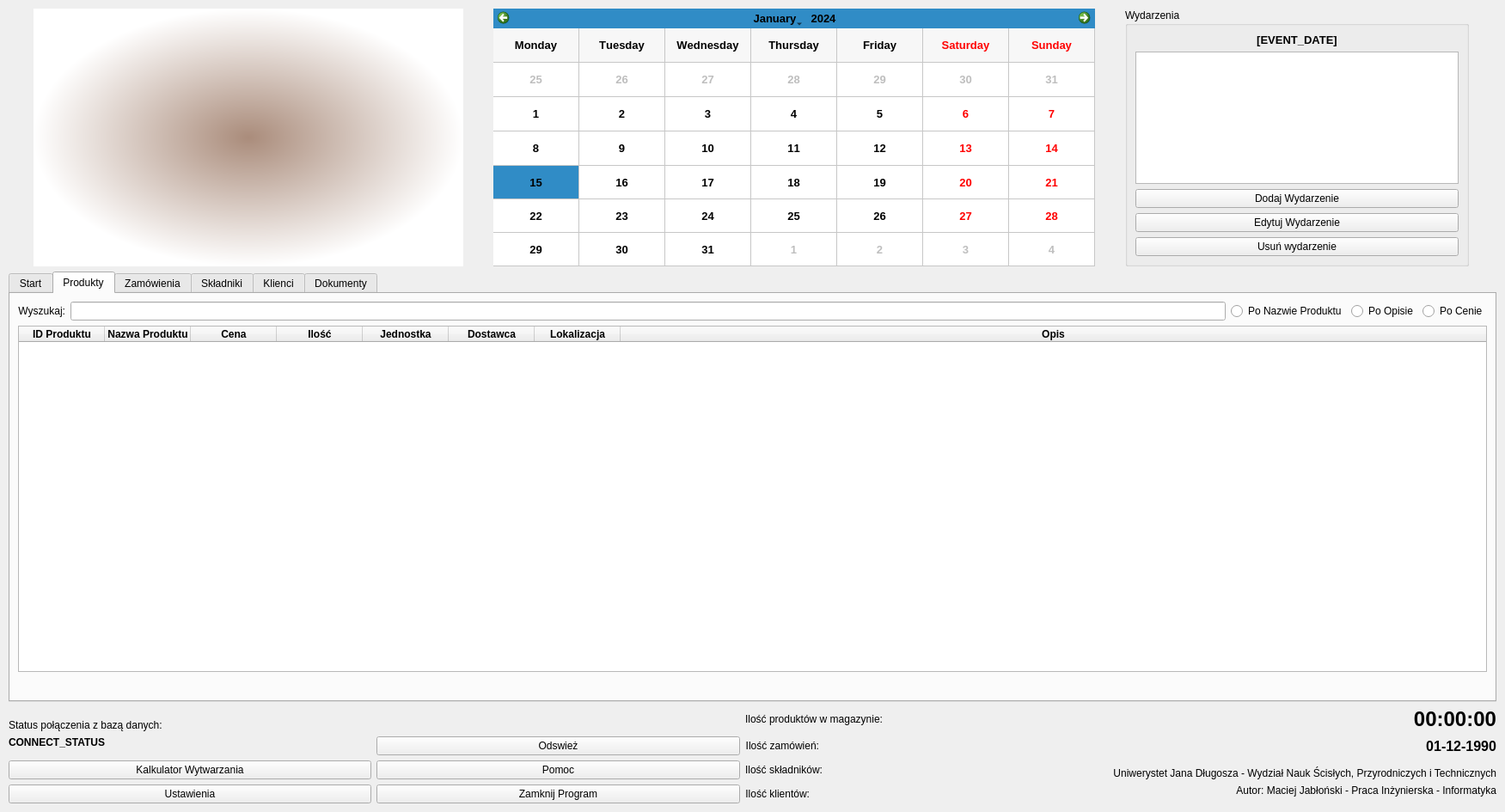
<?xml version="1.0" encoding="UTF-8"?>
<ui version="4.0">
 <class>Form</class>
 <widget class="QWidget" name="Form">
  <property name="geometry">
   <rect>
    <x>0</x>
    <y>0</y>
    <width>1751</width>
    <height>945</height>
   </rect>
  </property>
  <property name="sizePolicy">
   <sizepolicy hsizetype="Expanding" vsizetype="Expanding">
    <horstretch>0</horstretch>
    <verstretch>0</verstretch>
   </sizepolicy>
  </property>
  <property name="focusPolicy">
   <enum>Qt::StrongFocus</enum>
  </property>
  <property name="windowTitle">
   <string>Form</string>
  </property>
  <layout class="QVBoxLayout" name="verticalLayout_2">
   <property name="leftMargin">
    <number>10</number>
   </property>
   <property name="topMargin">
    <number>10</number>
   </property>
   <property name="rightMargin">
    <number>10</number>
   </property>
   <property name="bottomMargin">
    <number>10</number>
   </property>
   <item>
    <layout class="QVBoxLayout" name="verticalLayout">
     <property name="sizeConstraint">
      <enum>QLayout::SetDefaultConstraint</enum>
     </property>
     <item>
      <layout class="QHBoxLayout" name="horizontalLayout_2">
       <item>
        <widget class="QLabel" name="label">
         <property name="enabled">
          <bool>true</bool>
         </property>
         <property name="sizePolicy">
          <sizepolicy hsizetype="Minimum" vsizetype="Minimum">
           <horstretch>0</horstretch>
           <verstretch>0</verstretch>
          </sizepolicy>
         </property>
         <property name="minimumSize">
          <size>
           <width>200</width>
           <height>300</height>
          </size>
         </property>
         <property name="maximumSize">
          <size>
           <width>500</width>
           <height>300</height>
          </size>
         </property>
         <property name="font">
          <font>
           <weight>50</weight>
           <bold>false</bold>
          </font>
         </property>
         <property name="toolTip">
          <string/>
         </property>
         <property name="layoutDirection">
          <enum>Qt::LeftToRight</enum>
         </property>
         <property name="autoFillBackground">
          <bool>false</bool>
         </property>
         <property name="styleSheet">
          <string notr="true">background-color: qradialgradient(spread:pad, cx:0.5, cy:0.5, radius:0.5, fx:0.5, fy:0.5, stop:0 rgba(170, 140, 123, 255), stop:1 rgba(255, 255, 255, 255));</string>
         </property>
         <property name="frameShape">
          <enum>QFrame::NoFrame</enum>
         </property>
         <property name="frameShadow">
          <enum>QFrame::Plain</enum>
         </property>
         <property name="lineWidth">
          <number>6</number>
         </property>
         <property name="text">
          <string/>
         </property>
         <property name="pixmap">
          <pixmap>teapot.gif</pixmap>
         </property>
         <property name="scaledContents">
          <bool>false</bool>
         </property>
         <property name="alignment">
          <set>Qt::AlignCenter</set>
         </property>
         <property name="wordWrap">
          <bool>true</bool>
         </property>
         <property name="margin">
          <number>0</number>
         </property>
         <property name="indent">
          <number>-1</number>
         </property>
         <property name="openExternalLinks">
          <bool>false</bool>
         </property>
        </widget>
       </item>
       <item>
        <widget class="QCalendarWidget" name="calendarWidget">
         <property name="enabled">
          <bool>true</bool>
         </property>
         <property name="sizePolicy">
          <sizepolicy hsizetype="Minimum" vsizetype="Minimum">
           <horstretch>200</horstretch>
           <verstretch>200</verstretch>
          </sizepolicy>
         </property>
         <property name="minimumSize">
          <size>
           <width>700</width>
           <height>300</height>
          </size>
         </property>
         <property name="maximumSize">
          <size>
           <width>400</width>
           <height>300</height>
          </size>
         </property>
         <property name="sizeIncrement">
          <size>
           <width>0</width>
           <height>0</height>
          </size>
         </property>
         <property name="baseSize">
          <size>
           <width>0</width>
           <height>0</height>
          </size>
         </property>
         <property name="font">
          <font>
           <pointsize>10</pointsize>
           <weight>75</weight>
           <bold>true</bold>
           <underline>false</underline>
           <strikeout>false</strikeout>
           <kerning>false</kerning>
          </font>
         </property>
         <property name="cursor">
          <cursorShape>PointingHandCursor</cursorShape>
         </property>
         <property name="mouseTracking">
          <bool>true</bool>
         </property>
         <property name="focusPolicy">
          <enum>Qt::NoFocus</enum>
         </property>
         <property name="styleSheet">
          <string notr="true">selection-color: qconicalgradient(cx:0, cy:0, angle:135, stop:0 rgba(255, 255, 0, 69), stop:0.375 rgba(255, 255, 0, 69), stop:0.423533 rgba(251, 255, 0, 145), stop:0.45 rgba(247, 255, 0, 208), stop:0.477581 rgba(255, 244, 71, 130), stop:0.518717 rgba(255, 218, 71, 130), stop:0.55 rgba(255, 255, 0, 255), stop:0.57754 rgba(255, 203, 0, 130), stop:0.625 rgba(255, 255, 0, 69), stop:1 rgba(255, 255, 0, 69));
selection-background-color: qconicalgradient(cx:0.493, cy:1, angle:328.6, stop:0 rgba(35, 40, 3, 255), stop:0.16 rgba(136, 106, 22, 255), stop:0.225 rgba(166, 140, 41, 255), stop:0.285 rgba(204, 181, 74, 255), stop:0.345 rgba(235, 219, 102, 255), stop:0.415 rgba(245, 236, 112, 255), stop:0.52 rgba(209, 190, 76, 255), stop:0.57 rgba(187, 156, 51, 255), stop:0.635 rgba(168, 142, 42, 255), stop:0.695 rgba(202, 174, 68, 255), stop:0.75 rgba(218, 202, 86, 255), stop:0.815 rgba(208, 187, 73, 255), stop:0.88 rgba(187, 156, 51, 255), stop:0.935 rgba(137, 108, 26, 255), stop:1 rgba(35, 40, 3, 255));
</string>
         </property>
         <property name="gridVisible">
          <bool>true</bool>
         </property>
         <property name="horizontalHeaderFormat">
          <enum>QCalendarWidget::LongDayNames</enum>
         </property>
         <property name="verticalHeaderFormat">
          <enum>QCalendarWidget::NoVerticalHeader</enum>
         </property>
         <property name="navigationBarVisible">
          <bool>true</bool>
         </property>
         <property name="dateEditEnabled">
          <bool>false</bool>
         </property>
        </widget>
       </item>
       <item>
        <widget class="QGroupBox" name="groupBoxNote">
         <property name="sizePolicy">
          <sizepolicy hsizetype="Minimum" vsizetype="Minimum">
           <horstretch>0</horstretch>
           <verstretch>0</verstretch>
          </sizepolicy>
         </property>
         <property name="minimumSize">
          <size>
           <width>0</width>
           <height>300</height>
          </size>
         </property>
         <property name="maximumSize">
          <size>
           <width>400</width>
           <height>300</height>
          </size>
         </property>
         <property name="title">
          <string>Wydarzenia</string>
         </property>
         <layout class="QVBoxLayout" name="verticalLayout_7">
          <item>
           <widget class="QLabel" name="EVENT_DATE">
            <property name="font">
             <font>
              <pointsize>10</pointsize>
              <weight>75</weight>
              <bold>true</bold>
             </font>
            </property>
            <property name="text">
             <string>[EVENT_DATE]</string>
            </property>
            <property name="alignment">
             <set>Qt::AlignCenter</set>
            </property>
           </widget>
          </item>
          <item>
           <layout class="QVBoxLayout" name="verticalLayout_6">
            <item>
             <widget class="QListWidget" name="listWidgetEvent"/>
            </item>
           </layout>
          </item>
          <item>
           <widget class="QPushButton" name="pushButtonAddEvent">
            <property name="text">
             <string>Dodaj Wydarzenie</string>
            </property>
           </widget>
          </item>
          <item>
           <widget class="QPushButton" name="pushButtonEditEvent">
            <property name="text">
             <string>Edytuj Wydarzenie</string>
            </property>
           </widget>
          </item>
          <item>
           <widget class="QPushButton" name="pushButtonDelEvent">
            <property name="text">
             <string>Usuń wydarzenie</string>
            </property>
           </widget>
          </item>
         </layout>
        </widget>
       </item>
      </layout>
     </item>
     <item>
      <widget class="QTabWidget" name="tableAll">
       <property name="sizePolicy">
        <sizepolicy hsizetype="MinimumExpanding" vsizetype="Expanding">
         <horstretch>0</horstretch>
         <verstretch>0</verstretch>
        </sizepolicy>
       </property>
       <property name="focusPolicy">
        <enum>Qt::StrongFocus</enum>
       </property>
       <property name="currentIndex">
        <number>1</number>
       </property>
       <widget class="QWidget" name="tabStart">
        <attribute name="title">
         <string>Start</string>
        </attribute>
        <widget class="QWidget" name="layoutWidget">
         <property name="geometry">
          <rect>
           <x>180</x>
           <y>20</y>
           <width>1096</width>
           <height>226</height>
          </rect>
         </property>
         <layout class="QGridLayout" name="gridLayout_10">
          <item row="0" column="0">
           <widget class="QLabel" name="ujd_logo">
            <property name="enabled">
             <bool>true</bool>
            </property>
            <property name="sizePolicy">
             <sizepolicy hsizetype="Fixed" vsizetype="Fixed">
              <horstretch>0</horstretch>
              <verstretch>0</verstretch>
             </sizepolicy>
            </property>
            <property name="maximumSize">
             <size>
              <width>100</width>
              <height>100</height>
             </size>
            </property>
            <property name="cursor">
             <cursorShape>PointingHandCursor</cursorShape>
            </property>
            <property name="focusPolicy">
             <enum>Qt::StrongFocus</enum>
            </property>
            <property name="frameShape">
             <enum>QFrame::WinPanel</enum>
            </property>
            <property name="frameShadow">
             <enum>QFrame::Raised</enum>
            </property>
            <property name="text">
             <string/>
            </property>
            <property name="pixmap">
             <pixmap>ujd_logo.png</pixmap>
            </property>
            <property name="scaledContents">
             <bool>true</bool>
            </property>
            <property name="alignment">
             <set>Qt::AlignCenter</set>
            </property>
            <property name="wordWrap">
             <bool>false</bool>
            </property>
           </widget>
          </item>
          <item row="1" column="0">
           <widget class="QLabel" name="label_6">
            <property name="font">
             <font>
              <family>Times New Roman</family>
              <pointsize>18</pointsize>
              <weight>75</weight>
              <bold>true</bold>
             </font>
            </property>
            <property name="focusPolicy">
             <enum>Qt::StrongFocus</enum>
            </property>
            <property name="text">
             <string>Temat: Bazodanowy program magazynowy z GUI napisany obiektowo w języku Python</string>
            </property>
           </widget>
          </item>
          <item row="2" column="0">
           <widget class="QLabel" name="label_7">
            <property name="font">
             <font>
              <family>Times New Roman</family>
              <pointsize>18</pointsize>
             </font>
            </property>
            <property name="text">
             <string>Autor: Maciej Jabłoński</string>
            </property>
           </widget>
          </item>
          <item row="3" column="0">
           <widget class="QLabel" name="label_8">
            <property name="font">
             <font>
              <family>Times New Roman</family>
              <pointsize>18</pointsize>
             </font>
            </property>
            <property name="text">
             <string>Promotor: dr hab. Andrzej Zbrzezny</string>
            </property>
           </widget>
          </item>
         </layout>
        </widget>
       </widget>
       <widget class="QWidget" name="tabMagazine">
        <property name="autoFillBackground">
         <bool>false</bool>
        </property>
        <attribute name="title">
         <string>Produkty</string>
        </attribute>
        <layout class="QGridLayout" name="gridLayout_2">
         <item row="1" column="0">
          <widget class="QWidget" name="gridWidget_2" native="true">
           <property name="enabled">
            <bool>true</bool>
           </property>
           <property name="sizePolicy">
            <sizepolicy hsizetype="Maximum" vsizetype="Maximum">
             <horstretch>0</horstretch>
             <verstretch>0</verstretch>
            </sizepolicy>
           </property>
           <property name="layoutDirection">
            <enum>Qt::LeftToRight</enum>
           </property>
           <property name="autoFillBackground">
            <bool>false</bool>
           </property>
           <layout class="QGridLayout" name="gridLayout"/>
          </widget>
         </item>
         <item row="0" column="0">
          <layout class="QGridLayout" name="gridLayout_6">
           <item row="1" column="5">
            <widget class="QRadioButton" name="search_by_supplierRadioButton">
             <property name="text">
              <string>Po Opisie</string>
             </property>
            </widget>
           </item>
           <item row="1" column="4">
            <widget class="QRadioButton" name="search_by_nameRadioButton">
             <property name="text">
              <string>Po Nazwie Produktu</string>
             </property>
            </widget>
           </item>
           <item row="1" column="3">
            <widget class="QLineEdit" name="lineEdit"/>
           </item>
           <item row="1" column="2">
            <widget class="QLabel" name="label_Wyszukaj">
             <property name="text">
              <string>Wyszukaj:</string>
             </property>
             <property name="alignment">
              <set>Qt::AlignRight|Qt::AlignTrailing|Qt::AlignVCenter</set>
             </property>
            </widget>
           </item>
           <item row="2" column="2" colspan="5">
            <widget class="QTableWidget" name="tableWidget">
             <property name="font">
              <font>
               <pointsize>9</pointsize>
              </font>
             </property>
             <property name="cursor" stdset="0">
              <cursorShape>PointingHandCursor</cursorShape>
             </property>
             <property name="sortingEnabled">
              <bool>false</bool>
             </property>
             <attribute name="horizontalHeaderShowSortIndicator" stdset="0">
              <bool>false</bool>
             </attribute>
             <attribute name="horizontalHeaderStretchLastSection">
              <bool>true</bool>
             </attribute>
             <attribute name="verticalHeaderCascadingSectionResizes">
              <bool>true</bool>
             </attribute>
             <attribute name="verticalHeaderShowSortIndicator" stdset="0">
              <bool>false</bool>
             </attribute>
             <attribute name="verticalHeaderStretchLastSection">
              <bool>false</bool>
             </attribute>
             <column>
              <property name="text">
               <string>ID Produktu</string>
              </property>
              <property name="font">
               <font>
                <weight>75</weight>
                <bold>true</bold>
               </font>
              </property>
             </column>
             <column>
              <property name="text">
               <string>Nazwa Produktu</string>
              </property>
              <property name="font">
               <font>
                <weight>75</weight>
                <bold>true</bold>
               </font>
              </property>
             </column>
             <column>
              <property name="text">
               <string>Cena</string>
              </property>
              <property name="font">
               <font>
                <weight>75</weight>
                <bold>true</bold>
               </font>
              </property>
             </column>
             <column>
              <property name="text">
               <string extracomment="Ilość dostępnych sztuk produktu">Ilość</string>
              </property>
              <property name="font">
               <font>
                <weight>75</weight>
                <bold>true</bold>
               </font>
              </property>
             </column>
             <column>
              <property name="text">
               <string>Jednostka</string>
              </property>
              <property name="font">
               <font>
                <weight>75</weight>
                <bold>true</bold>
               </font>
              </property>
             </column>
             <column>
              <property name="text">
               <string extracomment="Informacja kto dostarcza dany produkt">Dostawca</string>
              </property>
              <property name="font">
               <font>
                <weight>75</weight>
                <bold>true</bold>
               </font>
              </property>
             </column>
             <column>
              <property name="text">
               <string extracomment="Miejsce w którym znajduje się element">Lokalizacja</string>
              </property>
              <property name="toolTip">
               <string extracomment="Miejsce w którym znajduje się element"/>
              </property>
              <property name="whatsThis">
               <string extracomment="Miejsce w którym znajduje się element"/>
              </property>
              <property name="font">
               <font>
                <weight>75</weight>
                <bold>true</bold>
                <stylestrategy>PreferDefault</stylestrategy>
               </font>
              </property>
             </column>
             <column>
              <property name="text">
               <string>Opis</string>
              </property>
              <property name="font">
               <font>
                <pointsize>9</pointsize>
                <weight>75</weight>
                <bold>true</bold>
               </font>
              </property>
             </column>
            </widget>
           </item>
           <item row="1" column="6">
            <widget class="QRadioButton" name="search_by_magazineRadioButton">
             <property name="text">
              <string>Po Cenie</string>
             </property>
            </widget>
           </item>
          </layout>
         </item>
        </layout>
       </widget>
       <widget class="QWidget" name="tabOrders">
        <attribute name="title">
         <string>Zamówienia</string>
        </attribute>
        <layout class="QVBoxLayout" name="verticalLayout_3">
         <item>
          <layout class="QGridLayout" name="gridLayout_7">
           <item row="0" column="2">
            <widget class="QRadioButton" name="search_by_orderID">
             <property name="text">
              <string>Po ID Zamówienia</string>
             </property>
            </widget>
           </item>
           <item row="0" column="1">
            <widget class="QLineEdit" name="lineEdit_2"/>
           </item>
           <item row="0" column="3">
            <widget class="QRadioButton" name="search_by_clientName">
             <property name="text">
              <string>Po Nazwie Klienta</string>
             </property>
            </widget>
           </item>
           <item row="0" column="4">
            <widget class="QRadioButton" name="search_by_sendAdress">
             <property name="text">
              <string>Po Adresie wysyłki</string>
             </property>
            </widget>
           </item>
           <item row="0" column="0">
            <widget class="QLabel" name="label_Wyszukaj_2">
             <property name="text">
              <string>Wyszukaj:</string>
             </property>
            </widget>
           </item>
           <item row="2" column="0" colspan="5">
            <widget class="QTableWidget" name="tableOrders">
             <property name="font">
              <font>
               <pointsize>9</pointsize>
              </font>
             </property>
             <property name="cursor" stdset="0">
              <cursorShape>PointingHandCursor</cursorShape>
             </property>
             <property name="sortingEnabled">
              <bool>false</bool>
             </property>
             <attribute name="horizontalHeaderStretchLastSection">
              <bool>true</bool>
             </attribute>
             <attribute name="verticalHeaderCascadingSectionResizes">
              <bool>true</bool>
             </attribute>
             <attribute name="verticalHeaderShowSortIndicator" stdset="0">
              <bool>false</bool>
             </attribute>
             <attribute name="verticalHeaderStretchLastSection">
              <bool>false</bool>
             </attribute>
             <column>
              <property name="text">
               <string>ID Zamówienia</string>
              </property>
              <property name="font">
               <font>
                <weight>75</weight>
                <bold>true</bold>
               </font>
              </property>
             </column>
             <column>
              <property name="text">
               <string>Nazwa Klienta</string>
              </property>
              <property name="font">
               <font>
                <weight>75</weight>
                <bold>true</bold>
               </font>
              </property>
             </column>
             <column>
              <property name="text">
               <string>Zamówione Produkty</string>
              </property>
              <property name="font">
               <font>
                <weight>75</weight>
                <bold>true</bold>
               </font>
              </property>
             </column>
             <column>
              <property name="text">
               <string extracomment="Ilość dostępnych sztuk produktu">Cena do zapłaty</string>
              </property>
              <property name="font">
               <font>
                <weight>75</weight>
                <bold>true</bold>
               </font>
              </property>
             </column>
             <column>
              <property name="text">
               <string extracomment="Informacja kto dostarcza dany produkt">Adres wysyłki</string>
              </property>
              <property name="font">
               <font>
                <weight>75</weight>
                <bold>true</bold>
               </font>
              </property>
             </column>
             <column>
              <property name="text">
               <string extracomment="Miejsce w którym znajduje się element">Status Zamówienia</string>
              </property>
              <property name="toolTip">
               <string extracomment="Miejsce w którym znajduje się element"/>
              </property>
              <property name="whatsThis">
               <string extracomment="Miejsce w którym znajduje się element"/>
              </property>
              <property name="font">
               <font>
                <weight>75</weight>
                <bold>true</bold>
                <stylestrategy>PreferDefault</stylestrategy>
               </font>
              </property>
             </column>
            </widget>
           </item>
          </layout>
         </item>
        </layout>
       </widget>
       <widget class="QWidget" name="tabSupplier">
        <attribute name="title">
         <string>Składniki</string>
        </attribute>
        <layout class="QGridLayout" name="gridLayout_13">
         <item row="0" column="0">
          <layout class="QGridLayout" name="gridLayout_12">
           <item row="6" column="0" colspan="5">
            <widget class="QTableWidget" name="tableSuppliers">
             <property name="cursor" stdset="0">
              <cursorShape>PointingHandCursor</cursorShape>
             </property>
             <property name="selectionMode">
              <enum>QAbstractItemView::SingleSelection</enum>
             </property>
             <property name="sortingEnabled">
              <bool>false</bool>
             </property>
             <property name="cornerButtonEnabled">
              <bool>false</bool>
             </property>
             <attribute name="horizontalHeaderCascadingSectionResizes">
              <bool>true</bool>
             </attribute>
             <attribute name="horizontalHeaderStretchLastSection">
              <bool>true</bool>
             </attribute>
             <attribute name="verticalHeaderCascadingSectionResizes">
              <bool>true</bool>
             </attribute>
             <attribute name="verticalHeaderShowSortIndicator" stdset="0">
              <bool>false</bool>
             </attribute>
             <attribute name="verticalHeaderStretchLastSection">
              <bool>false</bool>
             </attribute>
             <column>
              <property name="text">
               <string>ID Dostawcy</string>
              </property>
              <property name="font">
               <font>
                <weight>75</weight>
                <bold>true</bold>
               </font>
              </property>
             </column>
             <column>
              <property name="text">
               <string>Nazwa Dostawcy</string>
              </property>
              <property name="font">
               <font>
                <weight>75</weight>
                <bold>true</bold>
               </font>
              </property>
             </column>
             <column>
              <property name="text">
               <string extracomment="Ilość dostępnych sztuk produktu">NIP</string>
              </property>
              <property name="font">
               <font>
                <weight>75</weight>
                <bold>true</bold>
               </font>
              </property>
             </column>
             <column>
              <property name="text">
               <string>Adres</string>
              </property>
              <property name="font">
               <font>
                <weight>75</weight>
                <bold>true</bold>
               </font>
              </property>
             </column>
             <column>
              <property name="text">
               <string extracomment="Informacja kto dostarcza dany produkt">Nr Telefonu</string>
              </property>
              <property name="font">
               <font>
                <weight>75</weight>
                <bold>true</bold>
               </font>
              </property>
             </column>
             <column>
              <property name="text">
               <string extracomment="Miejsce w którym znajduje się element">E-mail</string>
              </property>
              <property name="toolTip">
               <string extracomment="Miejsce w którym znajduje się element"/>
              </property>
              <property name="whatsThis">
               <string extracomment="Miejsce w którym znajduje się element"/>
              </property>
              <property name="font">
               <font>
                <weight>75</weight>
                <bold>true</bold>
                <stylestrategy>PreferDefault</stylestrategy>
               </font>
              </property>
             </column>
            </widget>
           </item>
           <item row="0" column="1">
            <widget class="QLineEdit" name="lineEditSuppliers"/>
           </item>
           <item row="0" column="2">
            <widget class="QRadioButton" name="search_by_Supplier_NameRadioButton">
             <property name="text">
              <string>Po Nazwie Składnika</string>
             </property>
            </widget>
           </item>
           <item row="0" column="3">
            <widget class="QRadioButton" name="search_by_AdressRadioButton">
             <property name="text">
              <string>Po Jednostce Miary</string>
             </property>
            </widget>
           </item>
           <item row="0" column="4">
            <widget class="QRadioButton" name="search_by_NIPRadioButton">
             <property name="text">
              <string>Po Ilości</string>
             </property>
            </widget>
           </item>
           <item row="0" column="0">
            <widget class="QLabel" name="label_Wyszukaj2">
             <property name="text">
              <string>Wyszukaj:</string>
             </property>
            </widget>
           </item>
          </layout>
         </item>
        </layout>
       </widget>
       <widget class="QWidget" name="tabClients">
        <attribute name="title">
         <string>Klienci</string>
        </attribute>
        <layout class="QVBoxLayout" name="verticalLayout_4">
         <item>
          <layout class="QGridLayout" name="gridLayout_8">
           <item row="1" column="5">
            <widget class="QRadioButton" name="search_by_adresClient">
             <property name="text">
              <string>Po Adresie</string>
             </property>
            </widget>
           </item>
           <item row="1" column="3">
            <widget class="QRadioButton" name="search_by_companyName">
             <property name="text">
              <string>Po Nazwie Firmy</string>
             </property>
            </widget>
           </item>
           <item row="1" column="0">
            <widget class="QLabel" name="label_Wyszukaj_3">
             <property name="text">
              <string>Wyszukaj:</string>
             </property>
            </widget>
           </item>
           <item row="1" column="2">
            <widget class="QLineEdit" name="lineEdit_Client"/>
           </item>
           <item row="1" column="4">
            <widget class="QRadioButton" name="search_by_NIPClient">
             <property name="text">
              <string>Po NIP</string>
             </property>
            </widget>
           </item>
           <item row="2" column="0" colspan="6">
            <widget class="QTableWidget" name="tableClients">
             <property name="font">
              <font>
               <pointsize>9</pointsize>
              </font>
             </property>
             <property name="cursor" stdset="0">
              <cursorShape>PointingHandCursor</cursorShape>
             </property>
             <property name="sortingEnabled">
              <bool>false</bool>
             </property>
             <attribute name="horizontalHeaderStretchLastSection">
              <bool>true</bool>
             </attribute>
             <attribute name="verticalHeaderCascadingSectionResizes">
              <bool>true</bool>
             </attribute>
             <attribute name="verticalHeaderShowSortIndicator" stdset="0">
              <bool>false</bool>
             </attribute>
             <attribute name="verticalHeaderStretchLastSection">
              <bool>false</bool>
             </attribute>
             <column>
              <property name="text">
               <string>ID Klienta</string>
              </property>
              <property name="font">
               <font>
                <weight>75</weight>
                <bold>true</bold>
               </font>
              </property>
             </column>
             <column>
              <property name="text">
               <string>Nazwa Firmy</string>
              </property>
              <property name="font">
               <font>
                <weight>75</weight>
                <bold>true</bold>
               </font>
              </property>
             </column>
             <column>
              <property name="text">
               <string extracomment="Ilość dostępnych sztuk produktu">Adres</string>
              </property>
              <property name="font">
               <font>
                <weight>75</weight>
                <bold>true</bold>
               </font>
              </property>
             </column>
             <column>
              <property name="text">
               <string>NIP</string>
              </property>
              <property name="font">
               <font>
                <weight>75</weight>
                <bold>true</bold>
               </font>
              </property>
             </column>
             <column>
              <property name="text">
               <string extracomment="Informacja kto dostarcza dany produkt">Nr telefonu</string>
              </property>
              <property name="font">
               <font>
                <weight>75</weight>
                <bold>true</bold>
               </font>
              </property>
             </column>
             <column>
              <property name="text">
               <string extracomment="Miejsce w którym znajduje się element">Adres e-mail</string>
              </property>
              <property name="toolTip">
               <string extracomment="Miejsce w którym znajduje się element"/>
              </property>
              <property name="whatsThis">
               <string extracomment="Miejsce w którym znajduje się element"/>
              </property>
              <property name="font">
               <font>
                <weight>75</weight>
                <bold>true</bold>
                <stylestrategy>PreferDefault</stylestrategy>
               </font>
              </property>
             </column>
            </widget>
           </item>
          </layout>
         </item>
        </layout>
       </widget>
       <widget class="QWidget" name="tabDocs">
        <attribute name="title">
         <string>Dokumenty</string>
        </attribute>
        <layout class="QGridLayout" name="gridLayout_9">
         <item row="0" column="0">
          <widget class="QTabWidget" name="tableDocs">
           <property name="currentIndex">
            <number>0</number>
           </property>
           <property name="elideMode">
            <enum>Qt::ElideNone</enum>
           </property>
           <property name="tabsClosable">
            <bool>false</bool>
           </property>
           <property name="movable">
            <bool>false</bool>
           </property>
           <property name="tabBarAutoHide">
            <bool>false</bool>
           </property>
           <widget class="QWidget" name="tableDocsVat">
            <attribute name="title">
             <string>Faktury Vat - Wystawione</string>
            </attribute>
            <layout class="QGridLayout" name="gridLayout_3">
             <item row="1" column="0">
              <widget class="QListWidget" name="listVat">
               <property name="selectionBehavior">
                <enum>QAbstractItemView::SelectRows</enum>
               </property>
               <property name="selectionRectVisible">
                <bool>true</bool>
               </property>
              </widget>
             </item>
            </layout>
           </widget>
           <widget class="QWidget" name="tableDocsWZ">
            <attribute name="title">
             <string>Wydania Zewnętrzne</string>
            </attribute>
            <layout class="QGridLayout" name="gridLayout_4">
             <item row="0" column="0">
              <widget class="QListWidget" name="listWZ"/>
             </item>
            </layout>
           </widget>
          </widget>
         </item>
        </layout>
       </widget>
      </widget>
     </item>
    </layout>
   </item>
   <item>
    <layout class="QGridLayout" name="gridLayout_14">
     <item row="5" column="0">
      <widget class="QLabel" name="connectStatus">
       <property name="font">
        <font>
         <pointsize>9</pointsize>
         <weight>75</weight>
         <bold>true</bold>
        </font>
       </property>
       <property name="text">
        <string>CONNECT_STATUS</string>
       </property>
       <property name="alignment">
        <set>Qt::AlignLeading|Qt::AlignLeft|Qt::AlignTop</set>
       </property>
      </widget>
     </item>
     <item row="8" column="4" alignment="Qt::AlignLeft">
      <widget class="QLabel" name="clientsCountLabel">
       <property name="text">
        <string>Ilość klientów:</string>
       </property>
       <property name="alignment">
        <set>Qt::AlignRight|Qt::AlignTrailing|Qt::AlignVCenter</set>
       </property>
      </widget>
     </item>
     <item row="5" column="4" alignment="Qt::AlignLeft">
      <widget class="QLabel" name="orderCountLabel">
       <property name="text">
        <string>Ilość zamówień:</string>
       </property>
       <property name="alignment">
        <set>Qt::AlignRight|Qt::AlignTrailing|Qt::AlignVCenter</set>
       </property>
      </widget>
     </item>
     <item row="7" column="4" alignment="Qt::AlignLeft">
      <widget class="QLabel" name="ingredientsCountLabel">
       <property name="text">
        <string>Ilość składników:</string>
       </property>
       <property name="alignment">
        <set>Qt::AlignRight|Qt::AlignTrailing|Qt::AlignVCenter</set>
       </property>
      </widget>
     </item>
     <item row="3" column="4" alignment="Qt::AlignLeft">
      <widget class="QLabel" name="itemCountLabel">
       <property name="text">
        <string>Ilość produktów w magazynie:</string>
       </property>
       <property name="alignment">
        <set>Qt::AlignRight|Qt::AlignTrailing|Qt::AlignVCenter</set>
       </property>
      </widget>
     </item>
     <item row="5" column="6">
      <widget class="QLabel" name="labelToday">
       <property name="font">
        <font>
         <pointsize>12</pointsize>
         <weight>75</weight>
         <bold>true</bold>
        </font>
       </property>
       <property name="layoutDirection">
        <enum>Qt::LeftToRight</enum>
       </property>
       <property name="text">
        <string>01-12-1990</string>
       </property>
       <property name="alignment">
        <set>Qt::AlignRight|Qt::AlignTrailing|Qt::AlignVCenter</set>
       </property>
      </widget>
     </item>
     <item row="3" column="6">
      <widget class="QLabel" name="labelClock">
       <property name="font">
        <font>
         <pointsize>18</pointsize>
         <weight>75</weight>
         <bold>true</bold>
        </font>
       </property>
       <property name="text">
        <string>00:00:00</string>
       </property>
       <property name="scaledContents">
        <bool>true</bool>
       </property>
       <property name="alignment">
        <set>Qt::AlignRight|Qt::AlignTrailing|Qt::AlignVCenter</set>
       </property>
       <property name="wordWrap">
        <bool>true</bool>
       </property>
      </widget>
     </item>
     <item row="7" column="6">
      <widget class="QLabel" name="label_5">
       <property name="layoutDirection">
        <enum>Qt::LeftToRight</enum>
       </property>
       <property name="text">
        <string>Uniwerystet Jana Długosza - Wydział Nauk Ścisłych, Przyrodniczych i Technicznych</string>
       </property>
       <property name="alignment">
        <set>Qt::AlignBottom|Qt::AlignRight|Qt::AlignTrailing</set>
       </property>
      </widget>
     </item>
     <item row="8" column="3">
      <widget class="QPushButton" name="closeButton">
       <property name="text">
        <string>Zamknij Program</string>
       </property>
      </widget>
     </item>
     <item row="8" column="6">
      <widget class="QLabel" name="label_2">
       <property name="text">
        <string>Autor: Maciej Jabłoński - Praca Inżynierska - Informatyka</string>
       </property>
       <property name="alignment">
        <set>Qt::AlignRight|Qt::AlignTop|Qt::AlignTrailing</set>
       </property>
      </widget>
     </item>
     <item row="3" column="0">
      <widget class="QLabel" name="label_3">
       <property name="text">
        <string>Status połączenia z bazą danych: </string>
       </property>
       <property name="alignment">
        <set>Qt::AlignBottom|Qt::AlignLeading|Qt::AlignLeft</set>
       </property>
      </widget>
     </item>
     <item row="7" column="0">
      <widget class="QPushButton" name="userButton">
       <property name="text">
        <string>Kalkulator Wytwarzania</string>
       </property>
      </widget>
     </item>
     <item row="8" column="0">
      <widget class="QPushButton" name="settingsButton">
       <property name="text">
        <string>Ustawienia</string>
       </property>
      </widget>
     </item>
     <item row="7" column="3">
      <widget class="QPushButton" name="helpButton">
       <property name="text">
        <string>Pomoc</string>
       </property>
      </widget>
     </item>
     <item row="5" column="3">
      <widget class="QPushButton" name="pushButtonRefresh">
       <property name="text">
        <string>Odswież</string>
       </property>
      </widget>
     </item>
    </layout>
   </item>
  </layout>
 </widget>
 <resources/>
 <connections/>
 <designerdata>
  <property name="gridDeltaX">
   <number>10</number>
  </property>
  <property name="gridDeltaY">
   <number>10</number>
  </property>
  <property name="gridSnapX">
   <bool>true</bool>
  </property>
  <property name="gridSnapY">
   <bool>true</bool>
  </property>
  <property name="gridVisible">
   <bool>true</bool>
  </property>
 </designerdata>
</ui>
